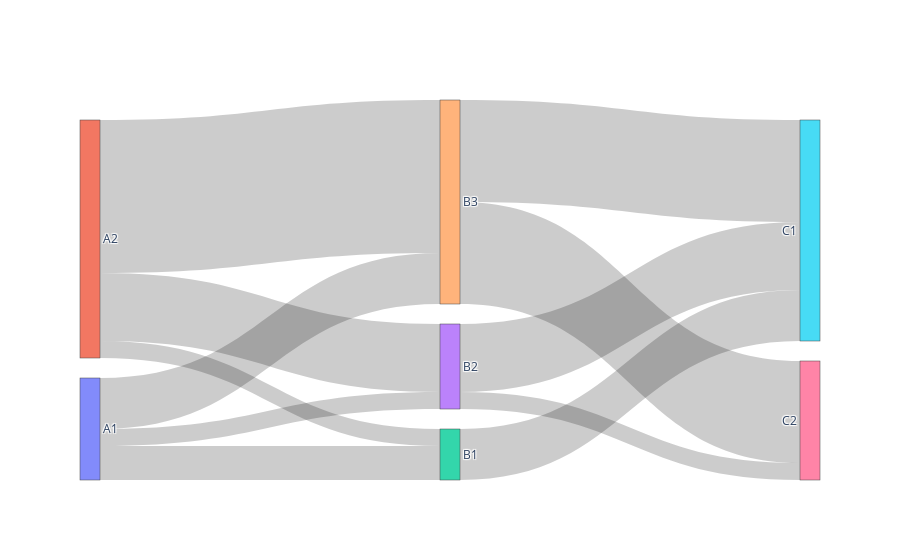

Notebook cell for this chart:
### Code cell
node_label = ["A1", "A2", "B1", "B2","B3", "C1", "C2"]
node_dict = {y:x for x, y in enumerate(node_label)}
node_dict

source = ['A1','A1','A1','A2','A2','A2','B1','B2','B2','B3','B3']
target = ['B1','B2','B3','B1','B2','B3','C1','C1','C2','C1','C2'] 
values = [ 10, 5, 15, 5, 20, 45, 15, 20, 5, 30, 30 ]

source_node = [node_dict[x] for x in source]
target_node = [node_dict[x] for x in target]

import plotly.graph_objects as go # Import the graphical object

fig = go.Figure( 
    data=[go.Sankey( # The plot we are interest
        # This part is for the node information
        node = dict( 
            label = node_label
        ),
        # This part is for the link information
        link = dict(
            source = source_node,
            target = target_node,
            value = values
        ))])

# With this save the plots 
plot(fig,
     image_filename='sankey_plot_1', 
     image='png', 
     image_width=1000, 
     image_height=600
)
# And shows the plot
fig.show()

### Figure 1 — Plotly figure (JSON) as saved in the notebook; plotly's stock layout.template omitted (floating-point values rounded to 4 significant figures)
{"data": [{"link": {"source": [0, 0, 0, 1, 1, 1, 2, 3, 3, 4, 4], "target": [2, 3, 4, 2, 3, 4, 5, 5, 6, 5, 6], "value": [10, 5, 15, 5, 20, 45, 15, 20, 5, 30, 30]}, "node": {"label": ["A1", "A2", "B1", "B2", "B3", "C1", "C2"]}, "type": "sankey"}], "layout": {}}
